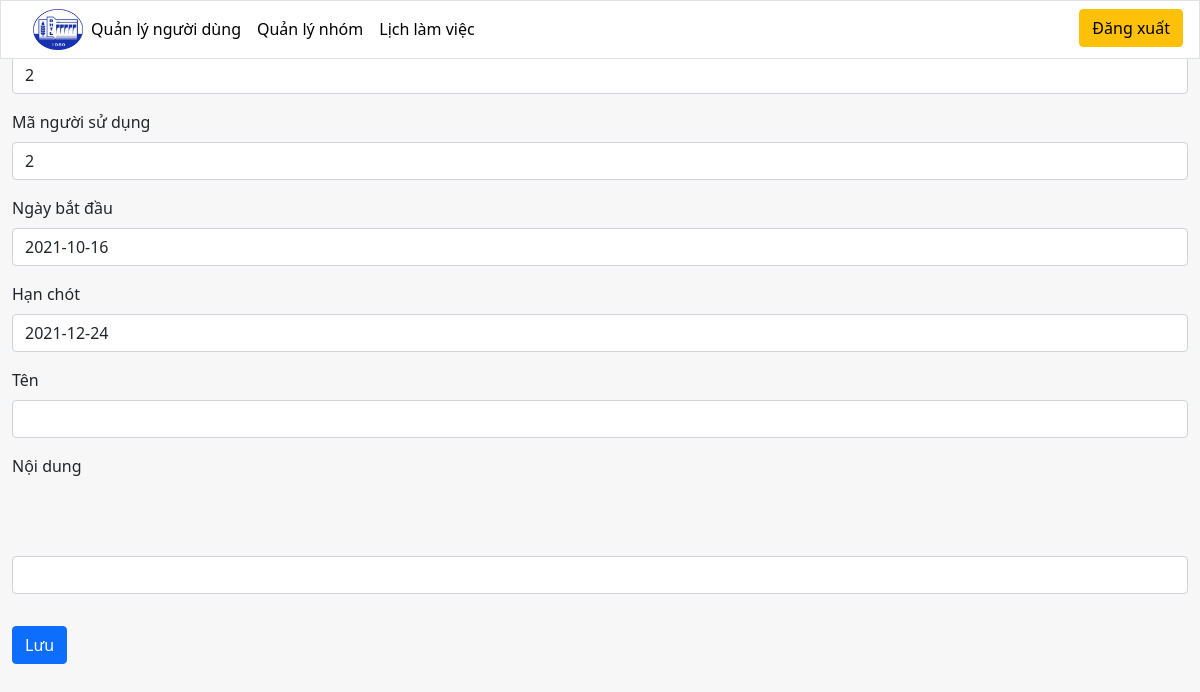
The app's page /Browers/views/admin/fix-plan.php?pl_id=2, older data.
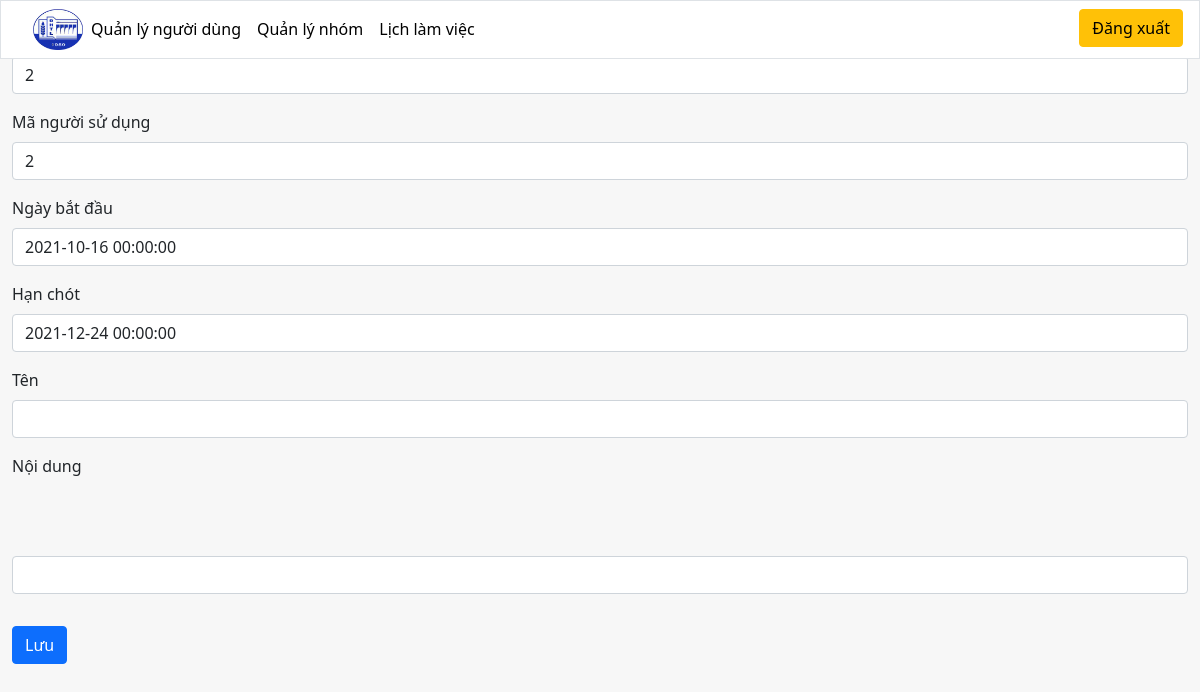
The same page, newer data.
### tables this page shows
CREATE TABLE `plan` (
  `pl_id` int(10) NOT NULL,
  `pl_userid` int(10) NOT NULL,
  `pl_datestart` datetime NOT NULL DEFAULT current_timestamp(),
  `pl_deadline` datetime NOT NULL,
  `pl_name` varchar(50) NOT NULL,
  `pl_contents` varchar(200) NOT NULL
);

### Browers/views/admin/fix-plan.php (the view, shortened to what this page needs)
    <?php
        include('header-admin.php');
    ?>
    <?php $conn = mysqli_connect('localhost', 'root', '', 'db_manage_website');
        if(isset($_GET['pl_id'])) {
            $id = $_GET['pl_id'];
            $sql = "SELECT * from  plan where pl_id = '$id'";
            $result = mysqli_query($conn, $sql);
        }
    ?>
    <div class="container">
        <?php while($row = mysqli_fetch_assoc($result)){?>
        <form class="mt-4" method="POST" action="">
            <div class="mb-3">
                <label for="id" class="form-label">Mã kế hoạch</label>
                <input type="text" name="id" class="form-control" id="id" value="<?php echo $row['pl_id']; ?>">
            </div>
            <div class="mb-3">
                <label for="userid" class="form-label">Mã người sử dụng</label>
                <input type="text" name="userid" class="form-control" id="userid" value="<?php echo $row['pl_userid']; ?>">
            </div>
            <div class="mb-3">
                <label for="datestart" class="form-label">Ngày bắt đầu</label>
                <input type="text" name="datestart" class="form-control" id="datestart" value="<?php echo $row['pl_datestart']; ?>">
            </div>
            <div class="mb-3">
                <label for="deadline" class="form-label">Hạn chót</label>
                <input type="text" name="deadline" class="form-control" id="deadline" value="<?php echo $row['pl_deadline']; ?>">
            </div>
            <div class="mb-3">
                <label for="name" class="form-label">Tên</label>
                <input type="text" name="name" class="form-control" id="name" value="<?php echo $row['pl_name']; ?>">
            </div>
            <div class="mb-3">
                <label for="content" class="form-label">Nội dung</label>
                <input type="text" name="content" class="form-control" id="content" value="<?php echo $row['pl_content']; ?>">
            </div>
            <button type="submit" class="btn btn-primary mt-3 mb-4" name="submit">Lưu</button>
        </form>
        <?php } ?>
    </div>
<?php
include('./footer.php');
?>

### Browers/views/admin/header-admin.php (shortened to what this page needs)
<!DOCTYPE html>
<html lang="en">
    <head>
        <link rel="stylesheet" href="https://cdnjs.cloudflare.com/ajax/libs/font-awesome/6.0.0-beta2/css/all.min.css" />
        <link href="https://cdn.jsdelivr.net/npm/bootstrap@5.1.3/dist/css/bootstrap.min.css" rel="stylesheet">
        <link rel="stylesheet" href="../../assets/css/config.css">
    </head>
    <body style="background-color: #f7f7f7;">
        <header class="border position-fixed w-100 border-bottom-1 bg-white">
            <div class="m-2 d-flex justify-content-between">
                <div class="ms-2">
                <ul class="nav col-12 col-lg-auto me-lg-auto mb-2 justify-content-center mb-md-0">
                    <img src="../../assets/images/logoDHTL.jfif" class="ms-3" width="50" alt="logo">
                    <li><a href="index.php" class="nav-link px-2 text-black">Quản lý người dùng</a></li>
                    <li><a href="group.php" class="nav-link px-2 text-black">Quản lý nhóm</a></li>
                    <li><a href="plan.php" class="nav-link px-2 text-black">Lịch làm việc</a></li>
                </ul>
                </div>
                <div class="me-2">
                    <button class="btn btn-warning"><a href="../../controllers/processLogout.php?repnse=ok">Đăng xuất</a></button>
                </div>
            </div>
        </header>
        <main>
            <div class="container-fluid">
                <div class="row">

### Browers/config/footer.php (shortened to what this page needs)
                </div>
            </div>
        </main>
    </body>
</html>

### Browers/assets/css/config.css (style rules this page uses)
a { text-decoration: none; color: black; }
#content { margin-top: 70px; right: 0; }

Row changes from the older to the newer data that the page shows:
changed plan id 2: datestart "2021-10-16" → "2021-10-16 00:00:00"; deadline "2021-12-24" → "2021-12-24 00:00:00"
